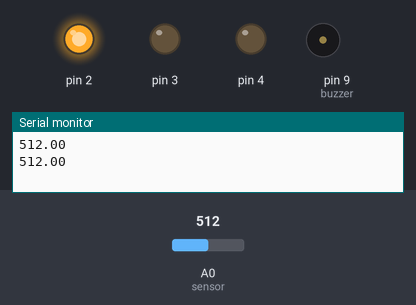
Bench run of a sketch on a simulated Arduino Uno, built with avr-gcc and run on an emulated ATmega328P. On the bench: output pins drawn as LEDs (lit = HIGH), buzzer (waves = sounding), the last lines printed to the serial monitor. Inputs (shaded band) come from the test bench; at power-on: A0 (sensor) = 512.

Above: at 1.8 s.
1.9 s: A0 (sensor) set to 837
3.4 s: A0 (sensor) set to 859
At 4.8 s:
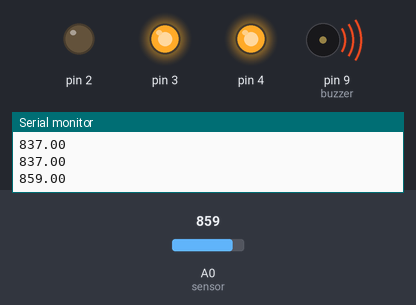
At 9.8 s:
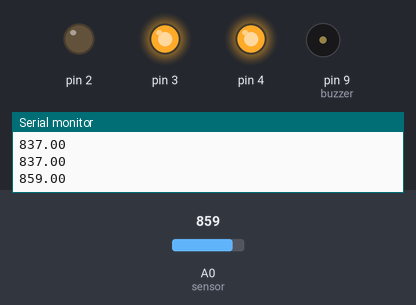
Timing chart, 0 to 17.5 s (numbered marks = the images above; inputs shaded):
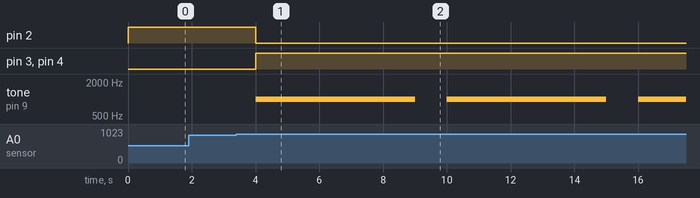

Measured:
- the behaviour switches between 849 and 850 on A0 (sensor) (found by bisection; images 0 and 1)
- after the input at 3.4 s, pin 2: HIGH → LOW after 0.60 s; pin 3, pin 4: LOW → HIGH after 0.60 s; tone on pin 9 (buzzer): alternates 1000 Hz for 5.0 s and silent for 1.0 s, starting after 0.60 s

The sketch:

gas_dectection.ino
```cpp
float sensor=A0;
float gas_value;
int green=2;
int red=3;
int blue=4;
const int buzzer=9;
void setup() {
  // put your setup code here, to run once:
  pinMode(sensor,INPUT);
  pinMode(2,OUTPUT);
  pinMode(3,OUTPUT);
  pinMode(4,OUTPUT);
  pinMode(9,OUTPUT);
  Serial.begin(9600);
}

void loop() {
  // put your main code here, to run repeatedly:
    gas_value=analogRead(sensor);
    Serial.println(gas_value);
    if(gas_value>=850.00)
    {
      digitalWrite(3,HIGH);
      digitalWrite(2,LOW);
      digitalWrite(4,HIGH);
      tone(buzzer,1000);
      delay(5000);
      noTone(buzzer);
      delay(1000);
      digitalWrite(3,LOW);
      digitalWrite(4,LOW);
    }
    else
    {
      digitalWrite(3,LOW);
      digitalWrite(4,LOW);
      digitalWrite(2,HIGH);
      delay(1000);
    }
}
```
